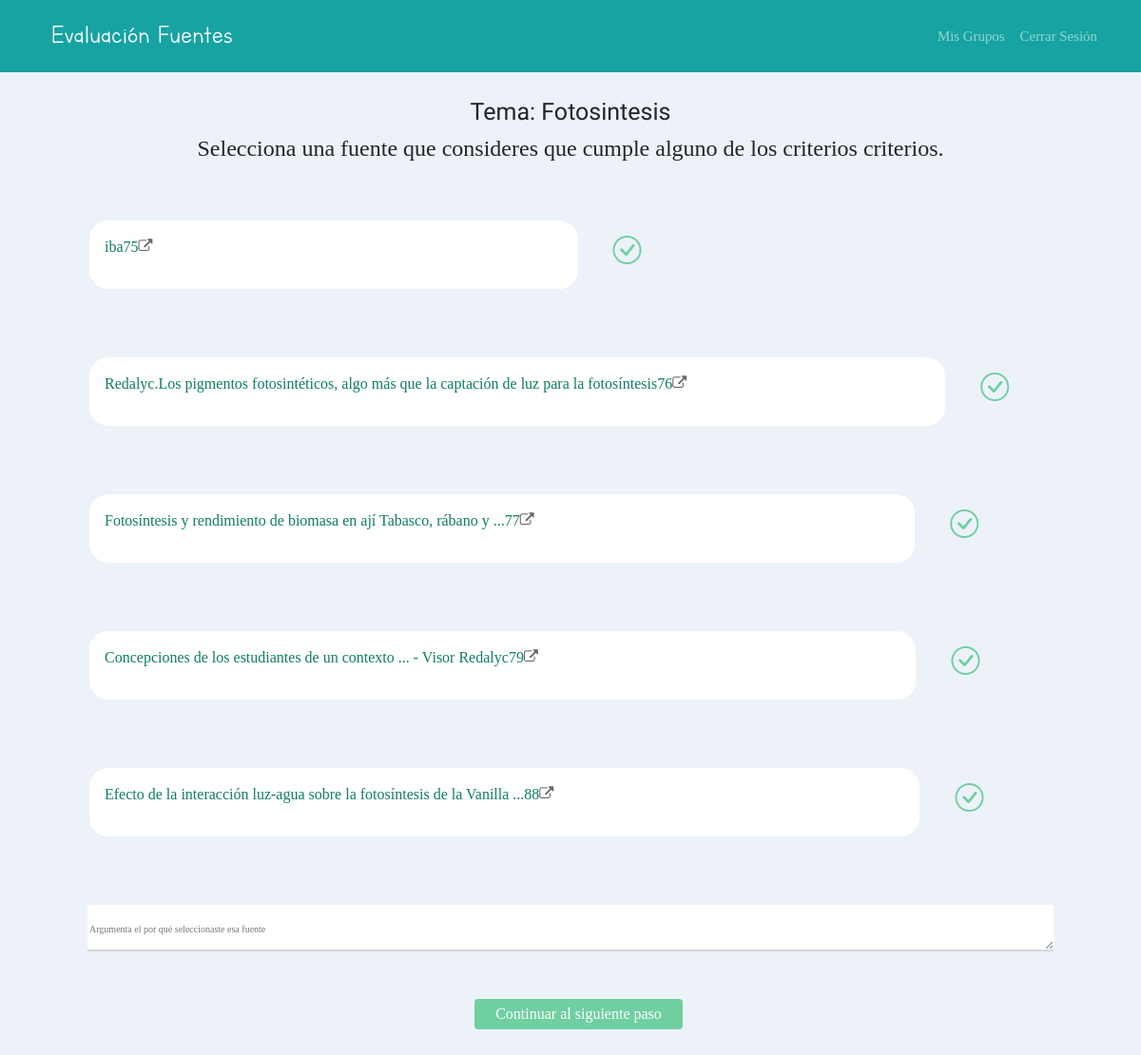
The page /estudiante/Grupo/1/Tema/1/EvaluarFuentes (signed in) on the database its author committed.
### AMCE/models.py (models this page shows, shortened)
class Tema(models.Model):
	id_tema = models.AutoField(primary_key=True)
	nombre_tema = models.CharField(max_length=100)
	profesor_tema = models.ForeignKey(Profesor, on_delete=models.CASCADE)

class Fuente(models.Model):
	TIPO_FUENTE_CHOISES = (
        ('0', 'LIBRO'),
        ('1', 'REVISTA'),
        ('2', 'PERIODICO'),
        ('3', 'SITIO WEB'),
        ('4', 'VIDEO'),
        ('5', 'IMAGEN')
    )
	TIPO_RECURSO_CHOISES = (
        ('0', 'ARCHIVO'),
        ('1', 'ENLACE'),
    )
	titulo = models.CharField('Título', max_length=60)
	autor = models.CharField('Autor', max_length=60,null=True)
	fecha_publicacion = models.DateField(null=True)
	lugar = models.CharField('Lugar de Publicación', max_length=60,null=True)
	tipo_fuente = models.CharField('Tipo de Fuente', max_length=1, choices=TIPO_FUENTE_CHOISES)
	tipo_recurso = models.CharField('Tipo de Recurso', max_length=1, choices=TIPO_RECURSO_CHOISES)
	enlace = models.CharField('Enlace', max_length=120)
	id_defproblema = models.ForeignKey(DefinirProblema, on_delete=models.CASCADE,null=True)
	votos = models.IntegerField(default=0)
	ganadora = models.BooleanField(default=False)
	def __str__(self):
		return str(self.titulo) + ' - ' + self.autor

### AMCE/views/estudiante.py (the view)
# urls.py: path('estudiante/Grupo/<str:id_grupo>/Tema/<str:id_tema>/EvaluarFuentes', views.evaluarFuentes, name = "evaluarFuentes"),
def evaluarFuentes(request, id_tema, id_grupo):
	current_user = get_object_or_404(User, pk=request.user.pk)
	estudiante = Estudiante.objects.get(user_estudiante=current_user.id)
	temaNombre = Tema.objects.get(id_tema=id_tema).nombre_tema
	equipo = Equipo.objects.get(estudiantes=current_user.id, grupo_equipo=id_grupo)
	defProbPreguntaQuery = DefinirProblema.objects.get(equipo_definirProb_id = equipo.id_equipo, tema_definirProb_id = id_tema)
	fuentesAEvaluarTemp = FuentesSeleccionadas.objects.values('id_fuente').filter(id_defproblema = defProbPreguntaQuery).distinct()
	fuentesEquipoSel = FuentesSeleccionadas.objects.filter(id_defproblema = defProbPreguntaQuery)
	noFuentes = DefinirProblema.objects.get(id_definirProb=defProbPreguntaQuery.id_definirProb).fuentes
	integrantesEquipo = Equipo.objects.filter(id_equipo=equipo.id_equipo).values_list('estudiantes', flat=True)
	"""
	idFuentesAgregadas = []
	fuentesAEvaluar = []
	for x in fuentesAEvaluarTemp:
		#Se agrega la fuente
		if(x.id_fuente.id not in idFuentesAgregadas):
			fuentesAEvaluar.append(x.id_fuente)
			idFuentesAgregadas.append(x.id_fuente.id)
	"""
	fuentesAEvaluar = []
	for x in fuentesAEvaluarTemp:
		fuentesAEvaluar.append(Fuente.objects.get(id = x['id_fuente']))
	if fuentesEquipoSel.count() == (integrantesEquipo.count() * noFuentes):
		if request.method == 'POST':
			voto = request.POST.get("voto")
			form = EvaluarFuente(request.POST)
			obtenIdFuente = Fuente.objects.get(id=voto)
			if form.is_valid():
				print("se guardó el contenido", form.cleaned_data['contenido'])
				nuevaEvaluacion = EvaluacionFuentesSel(comentario=form.cleaned_data['contenido'],
									id_defproblema=defProbPreguntaQuery,
									id_estudiante=estudiante,
									id_fuente_id = obtenIdFuente.id
				)
				nuevaEvaluacion.save()
				nuevoVoto = Fuente.objects.filter(id=voto).update(votos=F('votos')+1)
				par = EvaluacionFuentesSel.objects.get(id_defproblema = defProbPreguntaQuery, id_estudiante=current_user.id)
				ultimaParticipacion = integrantesEquipo.count()
				numTotalPartici = EvaluacionFuentesSel.objects.filter(id_defproblema = defProbPreguntaQuery)
				try:
					if par == numTotalPartici[ultimaParticipacion-1]:
						print('manda correo')
						for i in integrantesEquipo:
							nombreUsuario = User.objects.get(id=i)
							send_mail(
							'Tu equipo ya acabó de evaluar las fuentes!',
							f'Hola {nombreUsuario.first_name}, el último integrante de tu equipo ha terminado de evaluar las fuentes del tema {temaNombre}. Entra a Búsqueda Colaborativa y continua con tu proceso de investigación.',
							settings.EMAIL_HOST_USER,
							[nombreUsuario.email],
							fail_silently=False,
							)
				except IndexError:
					print('no se manda correo correo')
				messages.success(request, 'Voto y comentario guardado correctamente')
				return redirect('AMCE:EvaluarFuentesPlanInvestigación', id_grupo=id_grupo, id_tema=id_tema)
		else:
			form = EvaluarFuente()
	else:
		return redirect('AMCE:AvisoNoContinuarEvaFuentes',id_grupo=id_grupo, id_tema=id_tema)
	return render(request, "estudiante/EvaluarFuentes.html", {'id_tema':id_tema, 'id_grupo':id_grupo, 'fuentesAEvaluar':fuentesAEvaluar, 'temaNombre':temaNombre, 'form':form})

### AMCE/forms.py
class EvaluarFuente(forms.Form):
	contenido = forms.CharField(label='', max_length = 700, widget=forms.Textarea(attrs={'rows':2, 'placeholder': 'Argumenta el por qué seleccionaste esa fuente'}))

### AMCE/templates/estudiante/EvaluarFuentes.html (shortened to what this page needs)
{% extends "estudiante/base_mainpage.html" %}
{% load static %}
{% block header_ctxt %}
<div class="nav-bar-title navbar-brand"> Evaluación Fuentes</div>
{% endblock %}
{% block inner_content %}
<center> <h3> <p style="font-family: 'Capriola'; font-size: 25px;"> Tema: {{temaNombre}} </p></h3> </center>
<center> <h4> Selecciona una fuente que consideres que cumple alguno de los criterios criterios. </h4> </center>
<br>
<br>
        <div class="row gx-1 gx-lg-1 row-cols-1 row-cols-md-1 row-cols-xl-1 justify-content">
                <div >
                    <form method="post">
                    <div class="accordion" id="accordion">
                    {% for i in fuentesAEvaluar %}
                    <br>
                    <table style="width:100%" value="{{i}}">
                        <tr>
                          <td>
                            <div class="grupo-card card h-100" >
                                <div class="card-body p-3">
                                    <div style="display: inline-flex;">
                                        <p class="resource">{{i.titulo}}</p>
                                        <p class="resource">{{i.id}}</p>
                                        <a target="_blank" href="{{ i.link }}" >
                                            <i class="fa fa-external-link" aria-hidden="true"  style="color: #676767;"></i>
                                        </a>
                                    </div>
                                </div>
                            </div>
                          </td>
                          <td>
                                <div class="form-check" required>
                                    <label  class="btn btn-secondary" for="voto{{forloop.counter}}">
                                        <i class="bi bi-check-circle"></i>
                                    </label>
                                </div>
                          </td>
                        </tr>
                      </table>
                    <br>
                    <br>
                {% endfor %}
            </div>
                    <br>
                    </div>
                    {{form}}
        </div>
        <br>
        <br>
        <button type="submit" style="color: white; background-color: #6FCFA1;
            border: 0px; margin-left: 40%;">Continuar al siguiente paso</button>
                    <br>
                    <br>
                    <br>
                    <br>
                    <br>
                    <br>
{% endblock %}

### static/css/header.css (style rules this page uses)
p { display: inline; }

### static/css/feedStyle.css (style rules this page uses)
body { background: #FFFFFF; font-size: 62.5%; font-family: 'Varela Round', Helvetica, Arial, serif; }
p { font-size: 1rem; }
button { font-size: 1rem; color: white; padding: 0.4rem 1.4rem; border: none; background: #7A9D96; border-radius: 4px; cursor: pointer; }
a { font-size: .93rem; text-decoration: none; color: black; }
form { margin: 0; font-size: 1rem; }
textarea { width: 100%; border: 0; border-bottom: 2px solid #D3D8DC; outline: 0; background: #fff; padding: 20px 0 4px; margin: 0 0 20px; color: #777B7E; }

### static/css/cards.css (style rules this page uses)
.card { box-shadow: 0 4px 8px 0 rgba(0,0,0,0.2); transition: 0.3s; border-radius: 6px; }

### static/css/custom.css (style rules this page uses)
body { background-color: #f1f1f1; }
.nav-bar-title { font-family: 'Letter-for-learns'; font-size: 23pt; }
.card { color: #0E7D65; box-shadow: none; border: none; }
.card a { color: #0E7D65; }
.grupo-card { font-family: 'Gill Sans', 'Gill Sans MT', Calibri, 'Trebuchet MS', sans-serif; border-radius: 20px; font-size: 12pt; }
.card-body { padding: 2px; }

### AMCE/templates/estudiante/EvaluarFuentes.html (style rules this page uses)
.btn-secondary { background-color: transparent !important ; color: #6FCFA1 ; font-size: 30px; border-color: transparent; }
* { margin:0;padding:0;box-sizing:border-box;font-family:'Poppins' }
body { background:#edf2f9 }
label { display:block; line-height:40px; }

### rows shown on the page
Tema: nombre_tema "Fotosintesis"
Fuente: titulo "iba", id "75"
Fuente: titulo "Redalyc.Los pigmentos fotosintéticos, algo más que la captación de luz para la fotosíntesis", id "76"
Fuente: titulo "Fotosíntesis y rendimiento de biomasa en ají Tabasco, rábano y ...", id "77"
Fuente: titulo "Concepciones de los estudiantes de un contexto ... - Visor Redalyc", id "79"
Fuente: titulo "Efecto de la interacción luz-agua sobre la fotosíntesis de la Vanilla ...", id "88"
